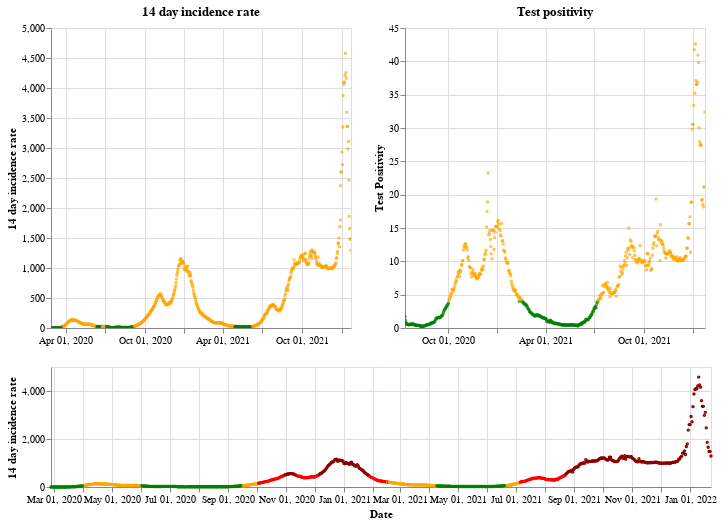

Notebook code for this chart:
### Markdown cell above
## Wales

### Code cell
plot_traffic_light('Wales')

### Figure 1 — Vega-Lite specification as saved in the notebook (floating-point values rounded to 4 significant figures; data arrays with more than 128 entries replaced by an {"elided": "..."} marker saying what was removed)
{"config": {"view": {"continuousWidth": 400, "continuousHeight": 300}}, "vconcat": [{"hconcat": [{"mark": {"type": "point", "size": 2}, "encoding": {"color": {"condition": {"value": "green", "test": "(datum.twoWeeklyCasesRate <= 25)"}, "value": "orange"}, "tooltip": [{"type": "nominal", "field": "areaName"}, {"type": "temporal", "field": "date"}, {"type": "quantitative", "field": "twoWeeklyCasesRate"}, {"type": "quantitative", "field": "testPositivity"}], "x": {"type": "temporal", "axis": {"title": ""}, "field": "date", "scale": {"domain": {"selection": "DateBrush"}}, "timeUnit": "yearmonthdate"}, "y": {"type": "quantitative", "axis": {"title": "14 day incidence rate"}, "field": "twoWeeklyCasesRate"}}, "title": "14 day incidence rate", "width": 300}, {"mark": {"type": "point", "size": 2}, "encoding": {"color": {"condition": {"value": "green", "test": "(datum.testPositivity <= 4)"}, "value": "orange"}, "tooltip": [{"type": "nominal", "field": "areaName"}, {"type": "temporal", "field": "date"}, {"type": "quantitative", "field": "twoWeeklyCasesRate"}, {"type": "quantitative", "field": "testPositivity"}], "x": {"type": "temporal", "axis": {"title": ""}, "field": "date", "scale": {"domain": {"selection": "DateBrush"}}, "timeUnit": "yearmonthdate"}, "y": {"type": "quantitative", "axis": {"title": "Test Positivity"}, "field": "testPositivity"}}, "title": "Test positivity", "width": 300}]}, {"layer": [{"mark": {"type": "point", "size": 2}, "encoding": {"color": {"condition": {"value": "orange", "test": "(((datum.testPositivity < 4) && (datum.twoWeeklyCasesRate >= 50)) && (datum.twoWeeklyCasesRate < 200))"}, "value": "red"}, "opacity": {"condition": {"value": 1, "test": "((datum.twoWeeklyCasesRate >= 50) && (datum.twoWeeklyCasesRate < 500))"}, "value": 0}, "tooltip": [{"type": "nominal", "field": "areaName"}, {"type": "temporal", "field": "date"}, {"type": "quantitative", "field": "twoWeeklyCasesRate"}, {"type": "quantitative", "field": "testPositivity"}], "x": {"type": "temporal", "axis": {"title": "Date"}, "field": "date", "timeUnit": "yearmonthdate"}, "y": {"type": "quantitative", "axis": {"title": "14 day incidence rate"}, "field": "twoWeeklyCasesRate"}}, "selection": {"DateBrush": {"type": "interval", "encodings": ["x"], "fields": ["Time"]}}}, {"mark": {"type": "point", "size": 2}, "encoding": {"color": {"value": "darkred"}, "opacity": {"condition": {"value": 1, "test": "(datum.twoWeeklyCasesRate >= 500)"}, "value": 0}, "tooltip": [{"type": "nominal", "field": "areaName"}, {"type": "temporal", "field": "date"}, {"type": "quantitative", "field": "twoWeeklyCasesRate"}, {"type": "quantitative", "field": "testPositivity"}], "x": {"type": "temporal", "axis": {"title": "Date"}, "field": "date", "timeUnit": "yearmonthdate"}, "y": {"type": "quantitative", "axis": {"title": "14 day incidence rate"}, "field": "twoWeeklyCasesRate"}}}, {"mark": {"type": "point", "size": 2}, "encoding": {"color": {"condition": {"value": "green", "test": "((datum.testPositivity < 4) && (datum.twoWeeklyCasesRate < 50))"}, "value": "orange"}, "opacity": {"condition": {"value": 1, "test": "(datum.twoWeeklyCasesRate < 50)"}, "value": 0}, "tooltip": [{"type": "nominal", "field": "areaName"}, {"type": "temporal", "field": "date"}, {"type": "quantitative", "field": "twoWeeklyCasesRate"}, {"type": "quantitative", "field": "testPositivity"}], "x": {"type": "temporal", "axis": {"title": "Date"}, "field": "date", "timeUnit": "yearmonthdate"}, "y": {"type": "quantitative", "axis": {"title": "14 day incidence rate"}, "field": "twoWeeklyCasesRate"}}}], "height": 120, "width": 660}], "data": {"name": "data-f624658235595db93b11207f9bb764de"}, "$schema": "https://vega.github.io/schema/vega-lite/v4.8.1.json", "datasets": {"data-f624658235595db93b11207f9bb764de": {"elided": "697 records"}}}
